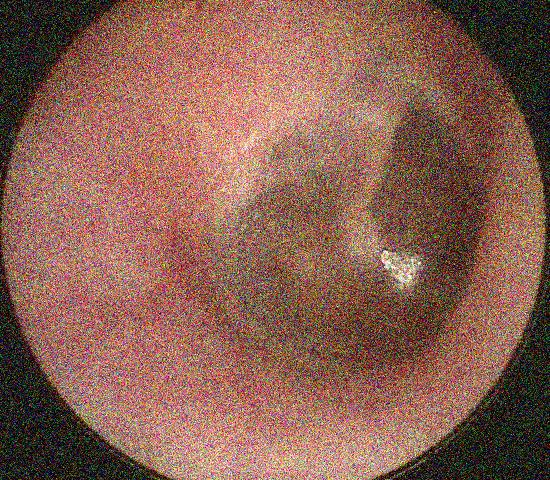
#> input picture ear_images/noisy1-1.jpg, 550 x 480 px, found by its file name
$ python bulging_pentland.py
#> lines starting #> are read from the running program, lines starting #| are printed output that depends on the picture; long printed decimals are rounded
import numpy as np
import cv2
import matplotlib.pylab as plt
import math
import cmath
import os
from matplotlib import cm
from mpl_toolkits.mplot3d.axes3d import Axes3D

eps = np.finfo(float).eps
i=cmath.sqrt(-1)

def moments():
	mu=np.sum(img)/np.size(img)
	sigma=np.sum(img**2)/np.size(img)
	return mu,sigma

def albedo_calc():
	return (np.sqrt(6*math.pi**2*sigma-48*mu**2)/math.pi)

def slant_calc():
	try:
		return math.acos(4*mu/(np.sqrt(6*math.pi**2*sigma-48*mu**2)))
	except ValueError:
		return 0


def tilt_calc():
	grady,gradx=np.gradient(img)
	grad=np.sqrt(grady**2+gradx**2)
	ngrady=grady/(grad+eps)
	ngradx=gradx/(grad+eps)
	#plt.imshow(gradx,interpolation='nearest')
	#plt.show()
	avx=np.sum(ngradx)/np.size(ngradx)
	avy=np.sum(ngrady)/np.size(ngrady)
	return math.atan(avy/avx)

print('Available files:')
os.system('cd ear_AOM ; ls')
print('Input file:')
filename='./ear_normal/{}'.format(input())
#> the answer given: ear_images/noisy1-1.jpg
img=cv2.imread(filename,0)
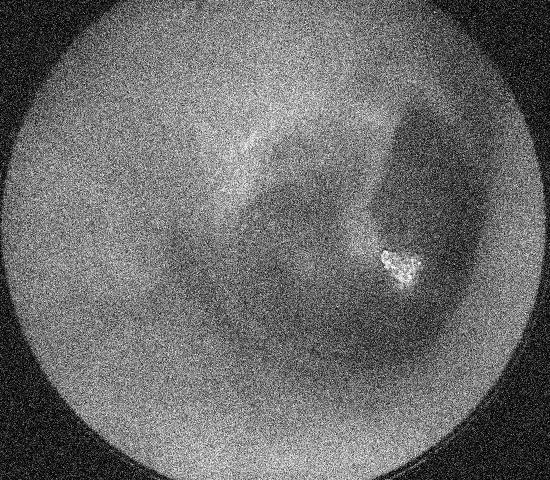
#> img: shape (480, 550); min 0, max 255, mean 107.8
img = img.astype(np.float32, copy=False)
img=img/np.amax(img)
height=np.shape(img)[1]
#> height = 550
width=np.shape(img)[0]
#> width = 480
print(img)
#> (printed output is left out)
mu,sigma=moments()
#> in moments, `mu=np.sum(img)/np.size(img)`: mu = 0.423
#> in moments, `sigma=np.sum(img**2)/np.size(img)`: sigma = 0.22
#> mu = 0.423; sigma = 0.22
print(mu,sigma)
#| 0.4228 0.2204

albedo=albedo_calc()
#> albedo = 0.673
slant=slant_calc()
#> slant = 0.644

print (albedo,slant)
#| 0.673 0.6435
tilt=tilt_calc()
#> in tilt_calc, `grad=np.sqrt(grady**2+gradx**2)`:
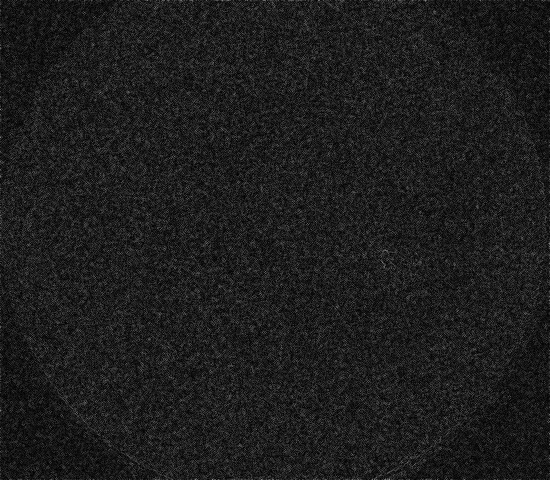
#> grad: shape (480, 550) float32; min 0, max 0.579, mean 0.116
#> in tilt_calc, `ngrady=grady/(grad+eps)`:
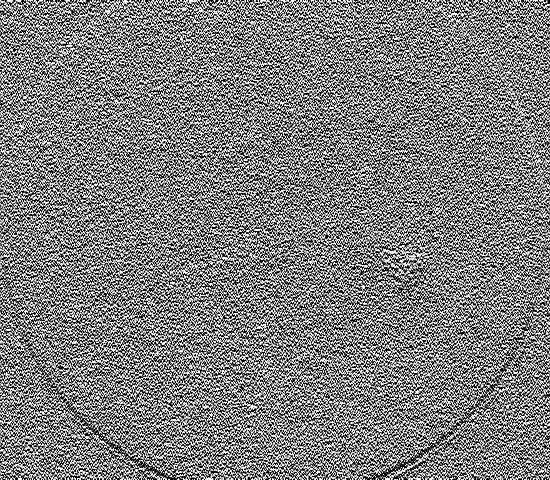
#> ngrady: shape (480, 550) float32; min -1, max 1, mean 0.000714; drawn with min black and max white
#> in tilt_calc, `ngradx=gradx/(grad+eps)`:
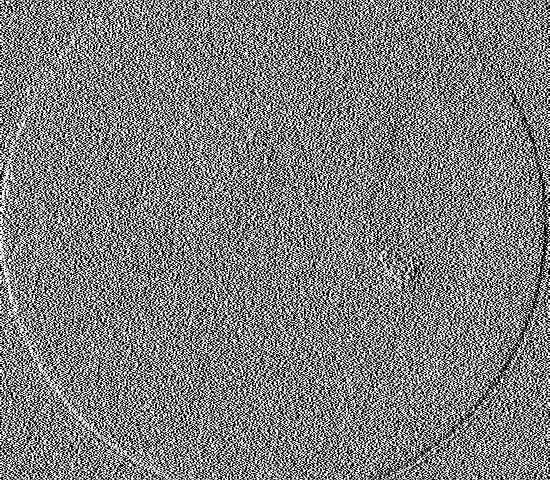
#> ngradx: shape (480, 550) float32; min -1, max 1, mean -0.000457; drawn with min black and max white
#> in tilt_calc, `avx=np.sum(ngradx)/np.size(ngradx)`: avx = -0.000457
#> in tilt_calc, `avy=np.sum(ngrady)/np.size(ngrady)`: avy = 0.000714
#> tilt = -1
Fimg=np.fft.fft2(img)

[x,y]=np.meshgrid(range(1,1+height),range(1,1+width))
wx=2*math.pi*x/width
wy=2*math.pi*y/height
Fz=Fimg/(-i*wx*math.cos(tilt)*math.sin(slant)-i*wy*math.sin(tilt)*math.sin(slant)+eps)
z=abs(np.fft.ifft2(Fz))
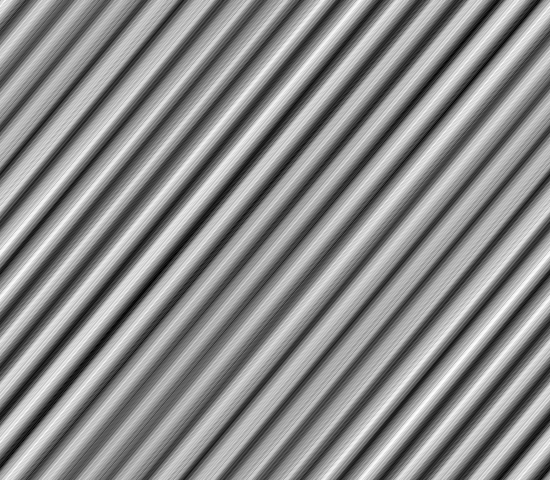
#> z: shape (480, 550) float64; min 0.884, max 876.7, mean 475.7; drawn with min black and max white
z=z/np.amax(z)
#plt.imshow(z,interpolation='nearest')
#plt.show()


x = range(width)
y = range(height)
X, Y = np.meshgrid(x, y)
hf1 = plt.figure(1)
ax = hf1.add_subplot(111, projection='3d')
ax.plot_surface(X,Y, np.transpose(z),cmap=cm.coolwarm)
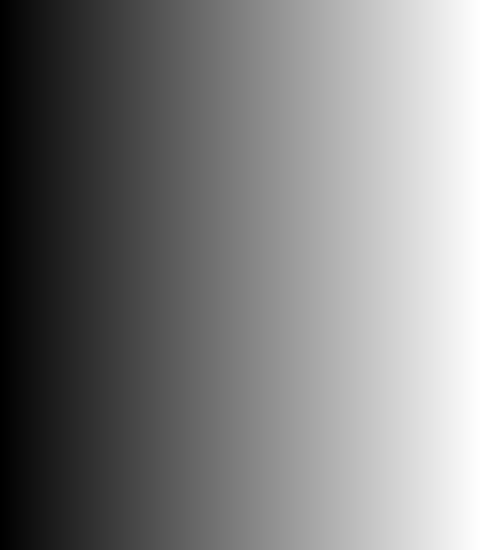
#> X: shape (550, 480) int64; min 0, max 479, mean 239.5; drawn with min black and max white
hf2=plt.figure(2)
ay = hf2.add_subplot(111, projection='3d')
ay.plot_surface(X,Y, np.transpose(img),cmap=cm.coolwarm)
plt.show()


#cv2.imshow('image',img)
#cv2.waitKey(0)
#cv2.destroyAllWindows()
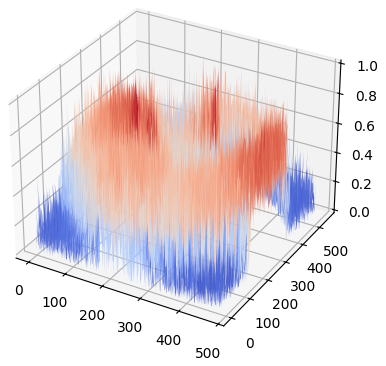
#> figure drawn by matplotlib, 1 panel

$ run again, on ear_images/normalTympanic2.jpg
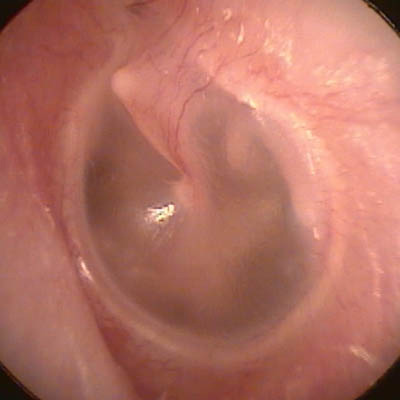
#> input picture ear_images/normalTympanic2.jpg, 400 x 400 px, found by its file name
#> (printed output is left out)
#> in moments, `mu=np.sum(img)/np.size(img)`: mu = 0.522
#> in moments, `sigma=np.sum(img**2)/np.size(img)`: sigma = 0.293
#> `mu,sigma=moments()`: mu = 0.522; sigma = 0.293
#| 0.5223 0.2931
#> albedo = 0.657
#| 0.6572 0
#> in tilt_calc, `ngradx=gradx/(grad+eps)`:
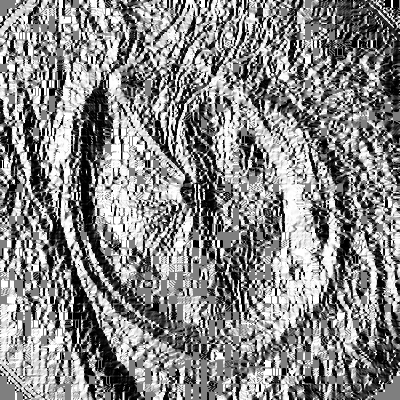
#> ngradx: shape (400, 400) float32; min -1, max 1, mean 0.0606; drawn with min black and max white
#> avx = 0.0606
#> avy = -0.0646
#> tilt = -0.817
#> `#cv2.destroyAllWindows()`:
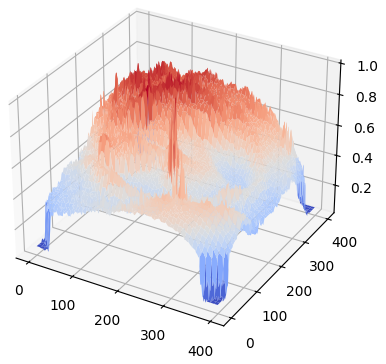
#> figure drawn by matplotlib, 1 panel
